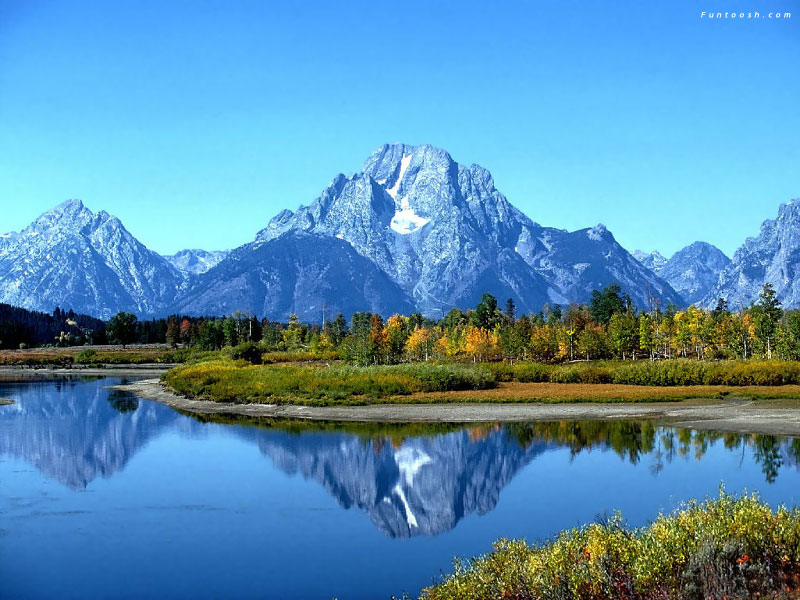
%> input picture mountains.jpg, 800 x 600 px
$ octave Resolution.m   (GNU Octave 9; MATLAB toolbox functions it lacks are replaced by stand-ins)
%> lines starting %> are read from the running program, lines starting %| are printed output that depends on the picture
% construction image avec résoltions différentes


close all; clear all; clc;


%% Pixel Resolution %%
Image = imread('mountains.jpg');
%> Image is the input picture: size 600x800x3 uint8; mean R, G, B 88.4, 144.3, 178.7
size(Image)
%> ans = [600 800 3]
Image = rgb2gray(Image);
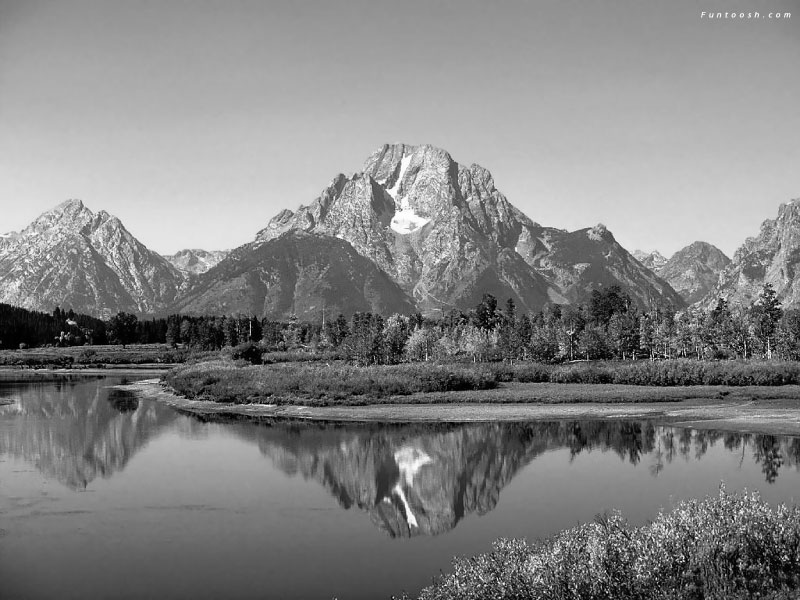
%> Image: size 600x800 uint8; min 0, max 255, mean 131.5
imwrite(Image,'MountainsGris.jpg')

[m,n,~] = size(Image);
%> m = 600; n = 800
ni = n/m;
%> ni = 1.33
mpix = [40, 100, 300, 532];
npix = zeros(length(mpix),1);

for k = 1:length(mpix)
    i = mpix(k);
    p = imresize(Image, [i,i*ni]);
    npix(k) = size(p,2);
    filename = strcat('Pix',num2str(k), '.jpg');
    imwrite(p,filename)
end
%> this loop made 4 passes
%> pass 1, `p = imresize(Image, [i,i*ni]);`:
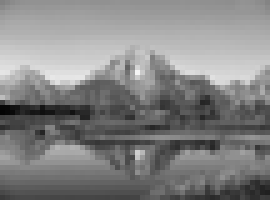
%> p: size 40x54 uint8 (shown 5 times larger); min 3, max 245, mean 131.5
%> pass 2, `p = imresize(Image, [i,i*ni]);`:
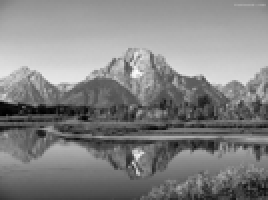
%> p: size 100x134 uint8 (shown 2 times larger); min 0, max 253, mean 131.5
%> after the loop, npix = [54; 134; 400; 710]

%% Spatial Resolution %%
a = imresize(Image,0.3,'nearest');
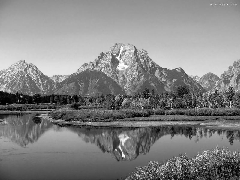
%> a: size 180x240 uint8; min 0, max 254, mean 131.4
b = imresize(a, 4, 'nearest');
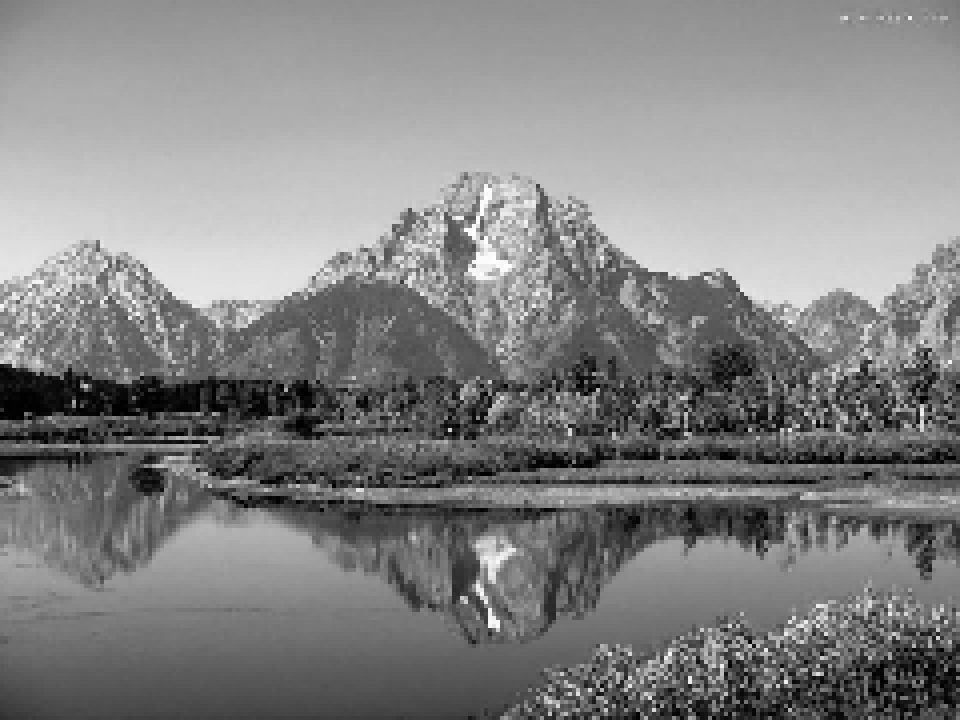
%> b: size 720x960 uint8; min 0, max 254, mean 131.4
[bm, bn, ~] = size(b);
%> bm = 720; bn = 960
imwrite(b,'spatial.jpg');
size(b)
%> ans = [720 960]


%% Radiometric Resolution %%
[c,map] = gray2ind(Image, 24);
%> map = 24 rows, first 12: [0 0 0; 0.0435 0.0435 0.0435; 0.087 0.087 0.087; 0.13 0.13 0.13; 0.174 0.174 0.174; 0.217 0.217 0.217; 0.261 0.261 0.261; 0.304 0.304 0.304; 0.348 0.348 0.348; 0.391 0.391 0.391; 0.435 0.435 0.435; 0.478 0.478 0.478]
imwrite(c, map, 'radres.jpg');

$ run again, with MerAral_2001.jpg copied over mountains.jpg
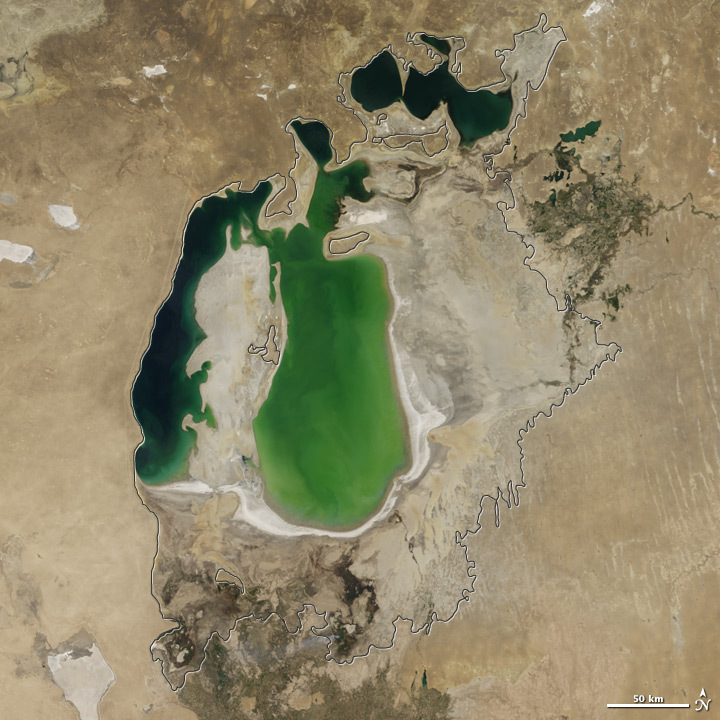
%> input picture MerAral_2001.jpg, 720 x 720 px
%> Image is the input picture: size 720x720x3 uint8; mean R, G, B 144.1, 135.3, 105.6
%> Image: size 720x720 uint8
%> the loop `for k = 1:length(mpix)` made 4 passes
%> pass 2, `p = imresize(Image, [i,i*ni]);`:
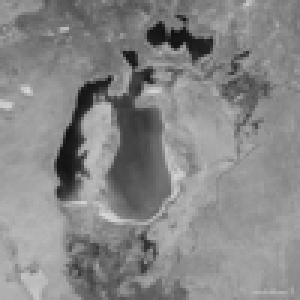
%> p: size 100x100 uint8 (shown 3 times larger); min 17, max 214, mean 134.5
%> after the loop `for k = 1:length(mpix)`: npix = [40; 100; 300; 532]
%> `b = imresize(a, 4, 'nearest');`:
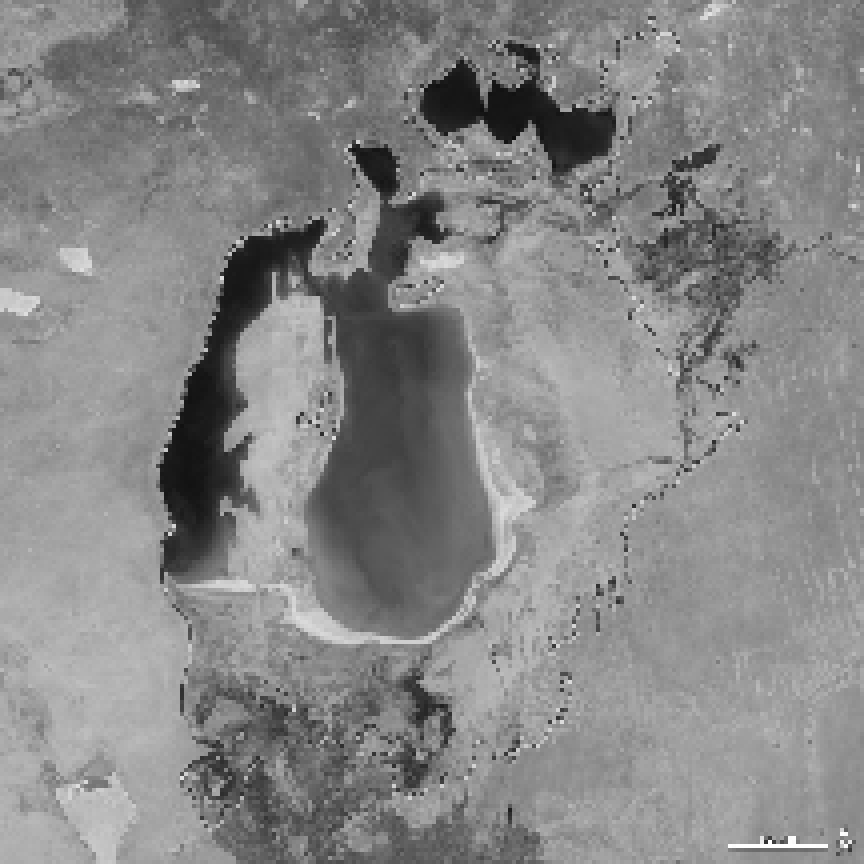
%> b: size 864x864 uint8; min 12, max 255, mean 134.5
%> map = 24 rows, first 12: [0 0 0; 0.0435 0.0435 0.0435; 0.087 0.087 0.087; 0.13 0.13 0.13; 0.174 0.174 0.174; 0.217 0.217 0.217; 0.261 0.261 0.261; 0.304 0.304 0.304; 0.348 0.348 0.348; 0.391 0.391 0.391; 0.435 0.435 0.435; 0.478 0.478 0.478]

$ run again, with MerAral_2003.jpg copied over mountains.jpg
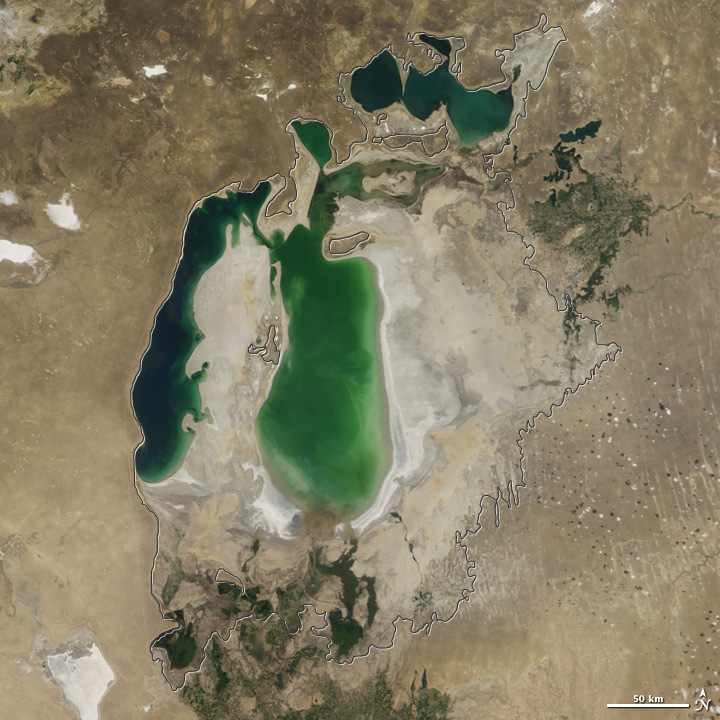
%> input picture MerAral_2003.jpg, 720 x 720 px
%> Image is the input picture: size 720x720x3 uint8; mean R, G, B 132.2, 125.3, 100.8
%> Image: size 720x720 uint8
%> after the loop `for k = 1:length(mpix)`: npix = [40; 100; 300; 532]
%> `b = imresize(a, 4, 'nearest');`:
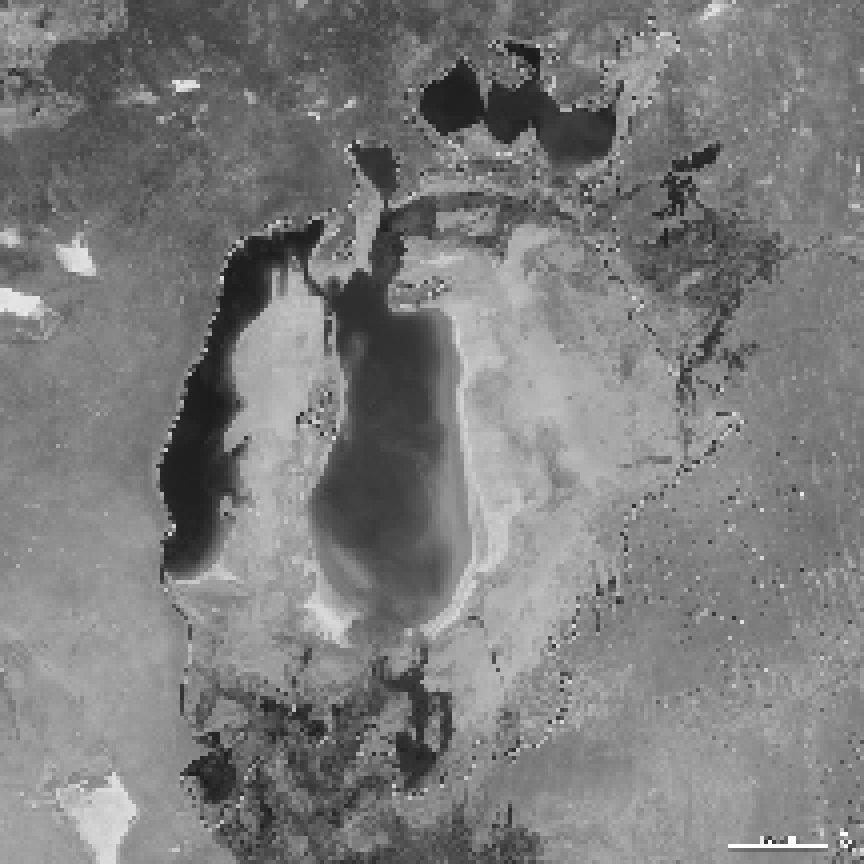
%> b: size 864x864 uint8; min 22, max 255, mean 124.6
%> `[c,map] = gray2ind(Image, 24);`:
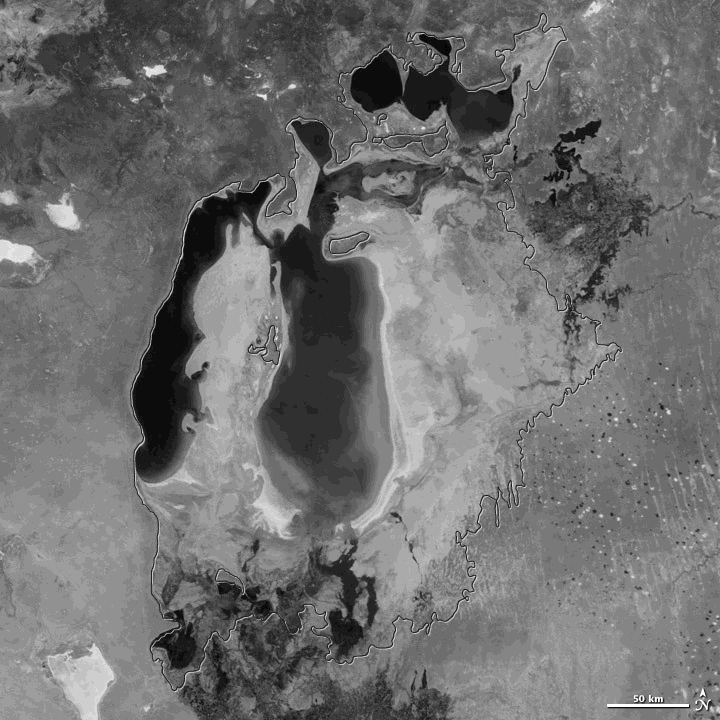
%> c: size 720x720 uint8; min 2, max 23, mean 11.2; drawn with min black and max white
%> map = 24 rows, first 12: [0 0 0; 0.0435 0.0435 0.0435; 0.087 0.087 0.087; 0.13 0.13 0.13; 0.174 0.174 0.174; 0.217 0.217 0.217; 0.261 0.261 0.261; 0.304 0.304 0.304; 0.348 0.348 0.348; 0.391 0.391 0.391; 0.435 0.435 0.435; 0.478 0.478 0.478]

$ run again, with MerAral_2005.jpg copied over mountains.jpg
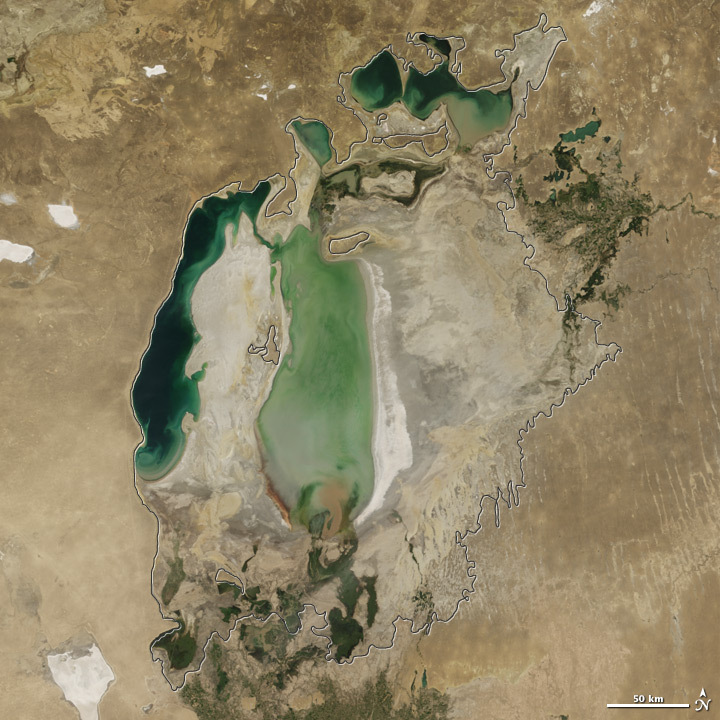
%> input picture MerAral_2005.jpg, 720 x 720 px
%> Image is the input picture: size 720x720x3 uint8; mean R, G, B 144, 132.3, 101.8
%> Image: size 720x720 uint8
%> the loop `for k = 1:length(mpix)` made 4 passes
%> pass 2, `p = imresize(Image, [i,i*ni]);`:
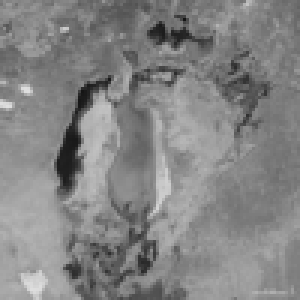
%> p: size 100x100 uint8 (shown 3 times larger); min 21, max 223, mean 132.3
%> after the loop `for k = 1:length(mpix)`: npix = [40; 100; 300; 532]
%> `b = imresize(a, 4, 'nearest');`:
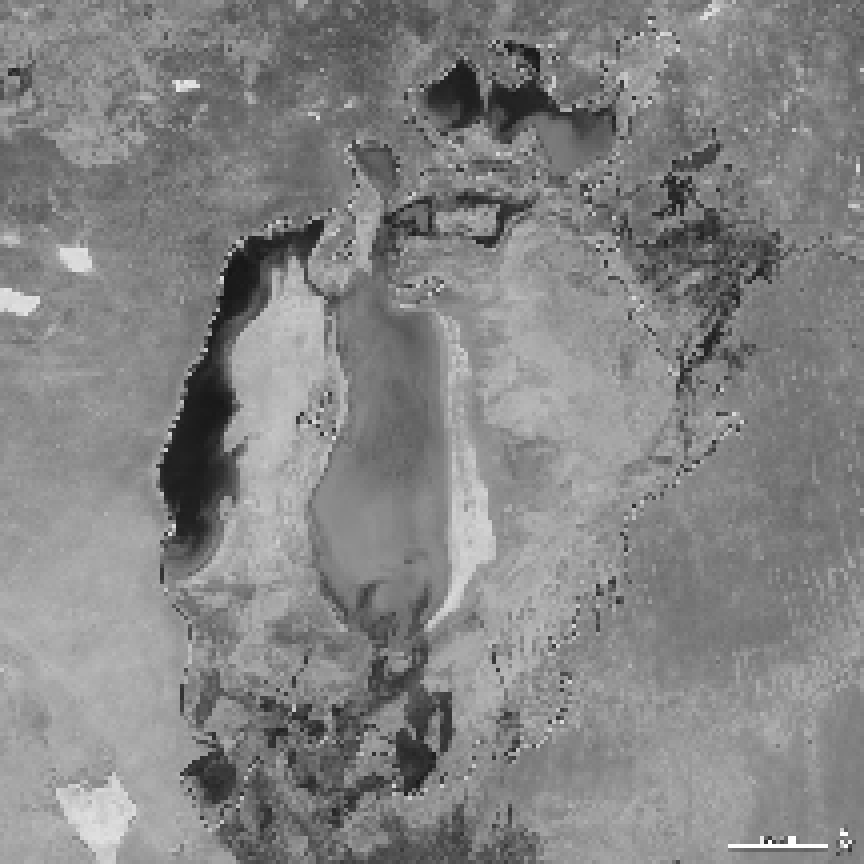
%> b: size 864x864 uint8; min 20, max 255, mean 132.3
%> map = 24 rows, first 12: [0 0 0; 0.0435 0.0435 0.0435; 0.087 0.087 0.087; 0.13 0.13 0.13; 0.174 0.174 0.174; 0.217 0.217 0.217; 0.261 0.261 0.261; 0.304 0.304 0.304; 0.348 0.348 0.348; 0.391 0.391 0.391; 0.435 0.435 0.435; 0.478 0.478 0.478]
